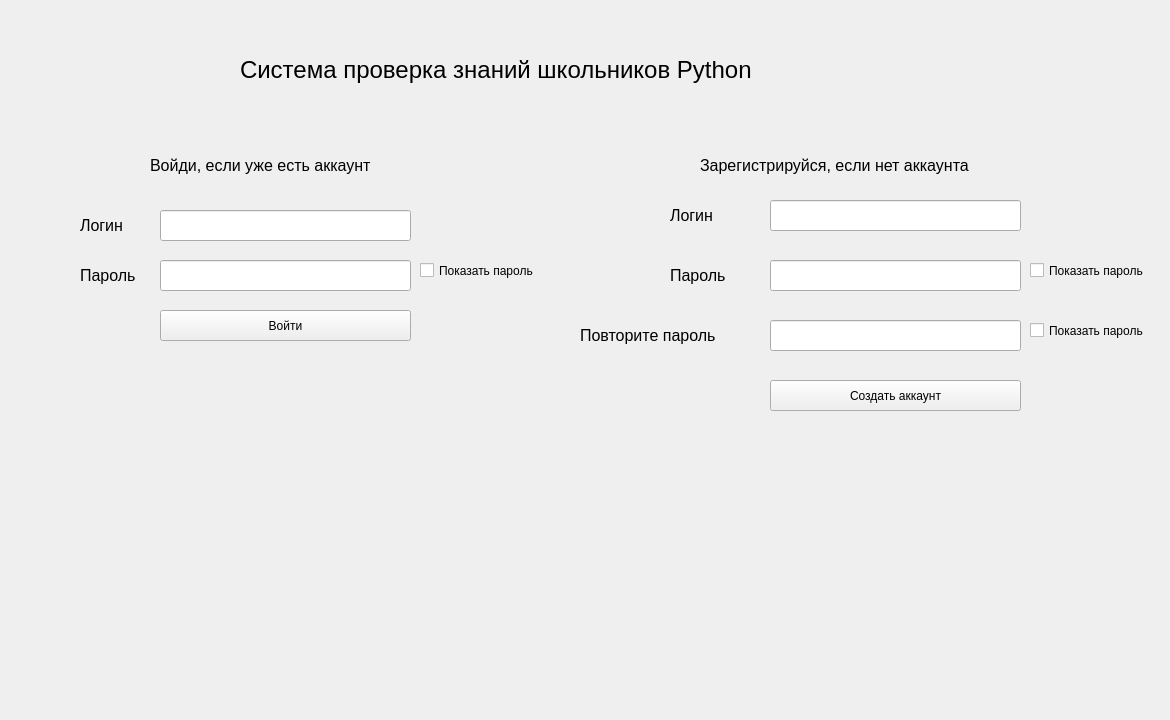
<?xml version="1.0" encoding="UTF-8"?>
<ui version="4.0">
 <class>Autorization</class>
 <widget class="QWidget" name="Autorization">
  <property name="geometry">
   <rect>
    <x>0</x>
    <y>0</y>
    <width>1170</width>
    <height>720</height>
   </rect>
  </property>
  <property name="minimumSize">
   <size>
    <width>1170</width>
    <height>720</height>
   </size>
  </property>
  <property name="maximumSize">
   <size>
    <width>1170</width>
    <height>720</height>
   </size>
  </property>
  <property name="windowTitle">
   <string>Приветствие</string>
  </property>
  <widget class="QLabel" name="background">
   <property name="geometry">
    <rect>
     <x>-6</x>
     <y>-5</y>
     <width>1291</width>
     <height>731</height>
    </rect>
   </property>
   <property name="minimumSize">
    <size>
     <width>0</width>
     <height>0</height>
    </size>
   </property>
   <property name="maximumSize">
    <size>
     <width>9999999</width>
     <height>16777215</height>
    </size>
   </property>
   <property name="text">
    <string/>
   </property>
   <property name="pixmap">
    <pixmap>Snapit-App-Background.png</pixmap>
   </property>
  </widget>
  <widget class="QLabel" name="show_pas2">
   <property name="geometry">
    <rect>
     <x>670</x>
     <y>260</y>
     <width>71</width>
     <height>31</height>
    </rect>
   </property>
   <property name="text">
    <string>&lt;html&gt;&lt;head/&gt;&lt;body&gt;&lt;p&gt;&lt;span style=&quot; font-size:12pt;&quot;&gt;Пароль&lt;/span&gt;&lt;/p&gt;&lt;/body&gt;&lt;/html&gt;</string>
   </property>
  </widget>
  <widget class="QLineEdit" name="reg_rep_pas">
   <property name="geometry">
    <rect>
     <x>770</x>
     <y>320</y>
     <width>251</width>
     <height>31</height>
    </rect>
   </property>
  </widget>
  <widget class="QPushButton" name="aut">
   <property name="geometry">
    <rect>
     <x>160</x>
     <y>310</y>
     <width>251</width>
     <height>31</height>
    </rect>
   </property>
   <property name="text">
    <string>Войти</string>
   </property>
  </widget>
  <widget class="QLabel" name="show_pas">
   <property name="geometry">
    <rect>
     <x>80</x>
     <y>260</y>
     <width>71</width>
     <height>31</height>
    </rect>
   </property>
   <property name="text">
    <string>&lt;html&gt;&lt;head/&gt;&lt;body&gt;&lt;p&gt;&lt;span style=&quot; font-size:12pt;&quot;&gt;Пароль&lt;/span&gt;&lt;/p&gt;&lt;/body&gt;&lt;/html&gt;</string>
   </property>
  </widget>
  <widget class="QLineEdit" name="reg_pas">
   <property name="geometry">
    <rect>
     <x>770</x>
     <y>260</y>
     <width>251</width>
     <height>31</height>
    </rect>
   </property>
  </widget>
  <widget class="QLabel" name="pic">
   <property name="geometry">
    <rect>
     <x>430</x>
     <y>480</y>
     <width>261</width>
     <height>201</height>
    </rect>
   </property>
   <property name="text">
    <string/>
   </property>
   <property name="pixmap">
    <pixmap>pc1.png</pixmap>
   </property>
  </widget>
  <widget class="QLabel" name="just1">
   <property name="geometry">
    <rect>
     <x>150</x>
     <y>150</y>
     <width>291</width>
     <height>31</height>
    </rect>
   </property>
   <property name="text">
    <string>&lt;html&gt;&lt;head/&gt;&lt;body&gt;&lt;p&gt;&lt;span style=&quot; font-size:12pt;&quot;&gt;Войди, если уже есть аккаунт&lt;/span&gt;&lt;/p&gt;&lt;/body&gt;&lt;/html&gt;</string>
   </property>
  </widget>
  <widget class="QLabel" name="show_login">
   <property name="geometry">
    <rect>
     <x>80</x>
     <y>210</y>
     <width>61</width>
     <height>31</height>
    </rect>
   </property>
   <property name="text">
    <string>&lt;html&gt;&lt;head/&gt;&lt;body&gt;&lt;p&gt;&lt;span style=&quot; font-size:12pt;&quot;&gt;Логин&lt;/span&gt;&lt;/p&gt;&lt;/body&gt;&lt;/html&gt;</string>
   </property>
  </widget>
  <widget class="QLabel" name="show_error">
   <property name="geometry">
    <rect>
     <x>110</x>
     <y>400</y>
     <width>601</width>
     <height>61</height>
    </rect>
   </property>
   <property name="text">
    <string>&lt;html&gt;&lt;head/&gt;&lt;body&gt;&lt;p&gt;&lt;span style=&quot; font-size:14pt;&quot;&gt;&lt;br/&gt;&lt;/span&gt;&lt;/p&gt;&lt;/body&gt;&lt;/html&gt;</string>
   </property>
  </widget>
  <widget class="QLineEdit" name="reg_log">
   <property name="geometry">
    <rect>
     <x>770</x>
     <y>200</y>
     <width>251</width>
     <height>31</height>
    </rect>
   </property>
  </widget>
  <widget class="QPushButton" name="reg">
   <property name="geometry">
    <rect>
     <x>770</x>
     <y>380</y>
     <width>251</width>
     <height>31</height>
    </rect>
   </property>
   <property name="text">
    <string>Создать аккаунт</string>
   </property>
  </widget>
  <widget class="QLineEdit" name="aut_log">
   <property name="geometry">
    <rect>
     <x>160</x>
     <y>210</y>
     <width>251</width>
     <height>31</height>
    </rect>
   </property>
  </widget>
  <widget class="QLabel" name="greet_1">
   <property name="geometry">
    <rect>
     <x>240</x>
     <y>40</y>
     <width>791</width>
     <height>61</height>
    </rect>
   </property>
   <property name="text">
    <string>&lt;html&gt;&lt;head/&gt;&lt;body&gt;&lt;p&gt;&lt;span style=&quot; font-size:18pt;&quot;&gt;Система проверка знаний школьников Python&lt;/span&gt;&lt;/p&gt;&lt;/body&gt;&lt;/html&gt;</string>
   </property>
  </widget>
  <widget class="QLineEdit" name="aut_pass">
   <property name="geometry">
    <rect>
     <x>160</x>
     <y>260</y>
     <width>251</width>
     <height>31</height>
    </rect>
   </property>
  </widget>
  <widget class="QLabel" name="show_rep_pas">
   <property name="geometry">
    <rect>
     <x>580</x>
     <y>320</y>
     <width>181</width>
     <height>31</height>
    </rect>
   </property>
   <property name="text">
    <string>&lt;html&gt;&lt;head/&gt;&lt;body&gt;&lt;p&gt;&lt;span style=&quot; font-size:12pt;&quot;&gt;Повторите пароль&lt;/span&gt;&lt;/p&gt;&lt;/body&gt;&lt;/html&gt;</string>
   </property>
  </widget>
  <widget class="QLabel" name="show_login_2">
   <property name="geometry">
    <rect>
     <x>670</x>
     <y>200</y>
     <width>61</width>
     <height>31</height>
    </rect>
   </property>
   <property name="text">
    <string>&lt;html&gt;&lt;head/&gt;&lt;body&gt;&lt;p&gt;&lt;span style=&quot; font-size:12pt;&quot;&gt;Логин&lt;/span&gt;&lt;/p&gt;&lt;/body&gt;&lt;/html&gt;</string>
   </property>
  </widget>
  <widget class="QLabel" name="just2">
   <property name="geometry">
    <rect>
     <x>700</x>
     <y>150</y>
     <width>341</width>
     <height>31</height>
    </rect>
   </property>
   <property name="text">
    <string>&lt;html&gt;&lt;head/&gt;&lt;body&gt;&lt;p&gt;&lt;span style=&quot; font-size:12pt;&quot;&gt;Зарегистрируйся, если нет аккаунта&lt;/span&gt;&lt;/p&gt;&lt;/body&gt;&lt;/html&gt;</string>
   </property>
  </widget>
  <widget class="QCheckBox" name="aut_check">
   <property name="geometry">
    <rect>
     <x>420</x>
     <y>260</y>
     <width>161</width>
     <height>21</height>
    </rect>
   </property>
   <property name="styleSheet">
    <string notr="true">font: 10pt &quot;MS Shell Dlg 2&quot;;</string>
   </property>
   <property name="text">
    <string>Показать пароль</string>
   </property>
  </widget>
  <widget class="QCheckBox" name="reg_check">
   <property name="geometry">
    <rect>
     <x>1030</x>
     <y>260</y>
     <width>141</width>
     <height>21</height>
    </rect>
   </property>
   <property name="styleSheet">
    <string notr="true">font: 10pt &quot;MS Shell Dlg 2&quot;;
font: 9pt &quot;MS Shell Dlg 2&quot;;</string>
   </property>
   <property name="text">
    <string>Показать пароль</string>
   </property>
  </widget>
  <widget class="QCheckBox" name="reg_pas_check">
   <property name="geometry">
    <rect>
     <x>1030</x>
     <y>320</y>
     <width>141</width>
     <height>21</height>
    </rect>
   </property>
   <property name="styleSheet">
    <string notr="true">font: 10pt &quot;MS Shell Dlg 2&quot;;
font: 9pt &quot;MS Shell Dlg 2&quot;;</string>
   </property>
   <property name="text">
    <string>Показать пароль</string>
   </property>
  </widget>
 </widget>
 <resources>
  <include location="../../OneDrive/Рабочий стол/Проект/aut.qrc"/>
  <include location="../../OneDrive/Рабочий стол/Проект/pcc.qrc"/>
 </resources>
 <connections/>
</ui>
